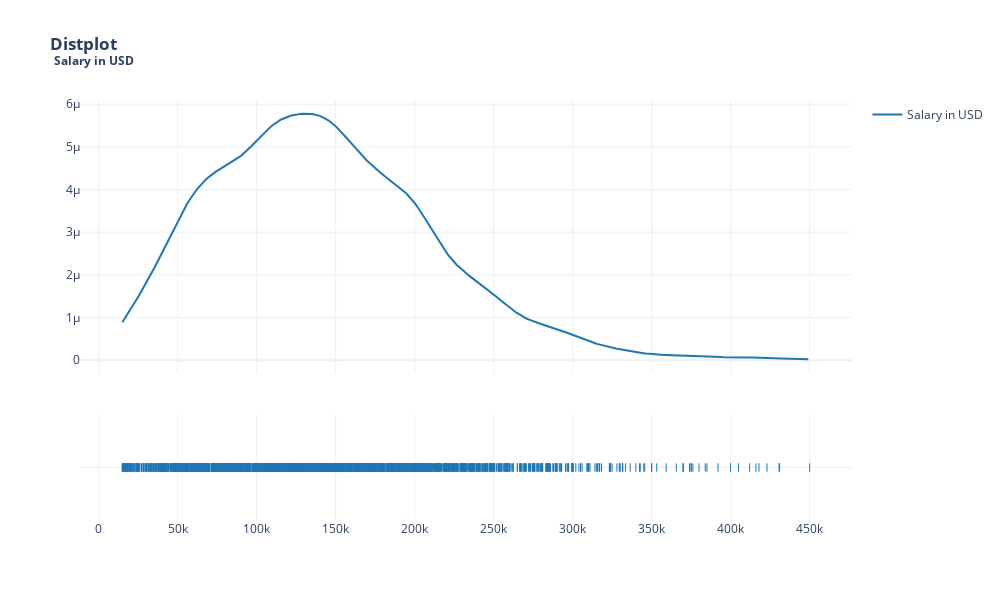

Here is the notebook cell this chart was saved with:
### Code cell
plot_distplot(df, 'Salary in USD')

### Figure 1 — Plotly figure (JSON) as saved in the notebook; plotly's stock layout.template omitted (floating-point values rounded to 4 significant figures; data arrays with more than 128 entries replaced by an {"elided": "..."} marker saying what was removed)
{"data": [{"legendgroup": "Salary in USD", "marker": {"color": "rgb(31, 119, 180)"}, "mode": "lines", "name": "Salary in USD", "showlegend": true, "type": "scatter", "x": {"elided": "500 int values"}, "xaxis": "x", "y": {"elided": "500 float values"}, "yaxis": "y"}, {"legendgroup": "Salary in USD", "marker": {"color": "rgb(31, 119, 180)", "symbol": "line-ns-open"}, "mode": "markers", "name": "Salary in USD", "showlegend": false, "type": "scatter", "x": {"elided": "3300 int values"}, "xaxis": "x", "y": {"elided": "3300 str values"}, "yaxis": "y2"}], "layout": {"barmode": "overlay", "height": 600, "hovermode": "closest", "legend": {"traceorder": "reversed"}, "margin": {"t": 100}, "showlegend": true, "title": {"text": "<b>Distplot <br> <sup>Salary in USD</sup></b>", "x": 0.05, "xanchor": "left"}, "width": 1000, "xaxis": {"anchor": "y2", "domain": [0, 1], "zeroline": false}, "yaxis": {"anchor": "free", "domain": [0.35, 1], "position": 0}, "yaxis2": {"anchor": "x", "domain": [0, 0.25], "dtick": 1, "showticklabels": false}}}
